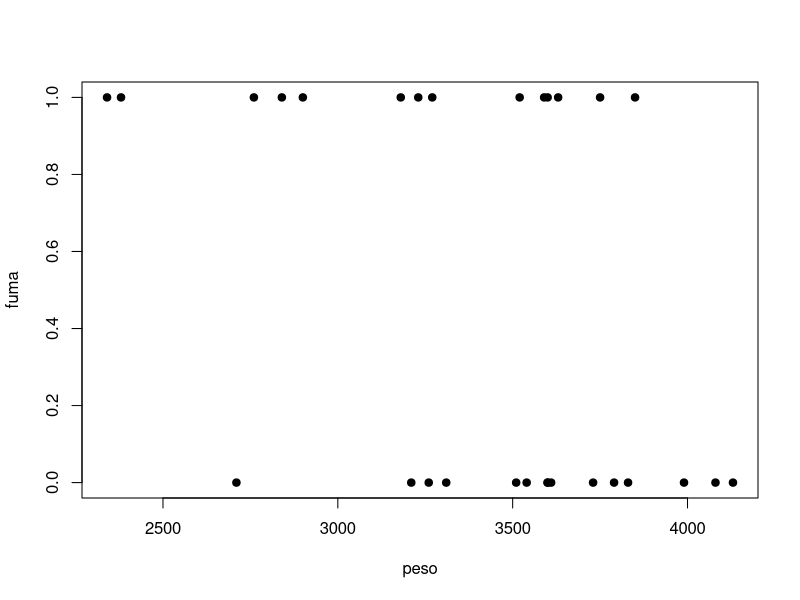
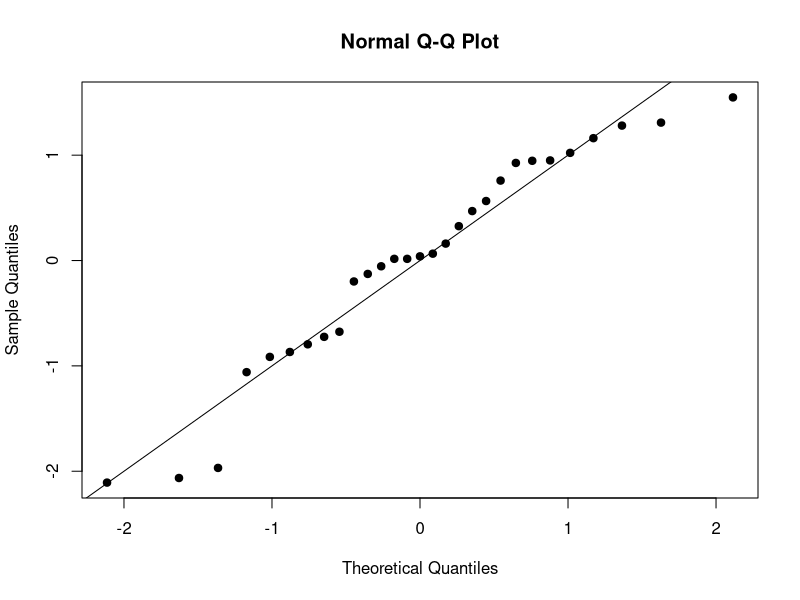
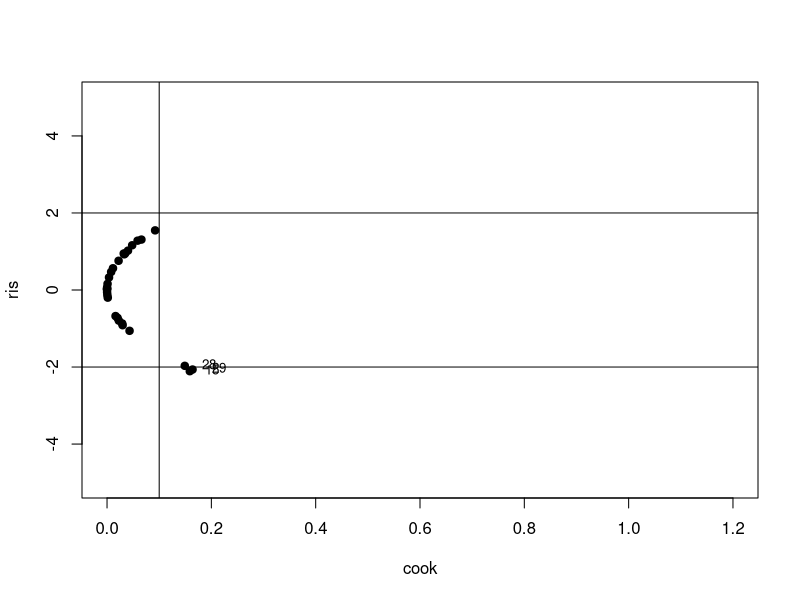
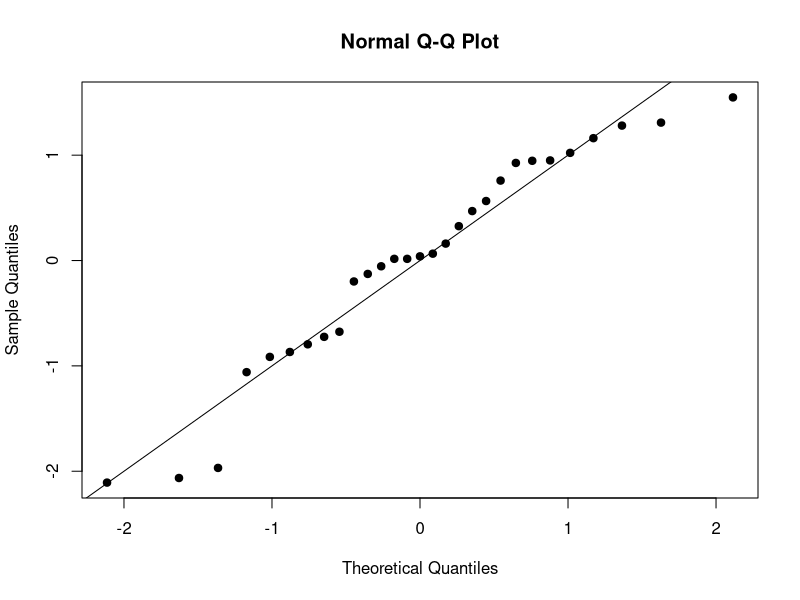
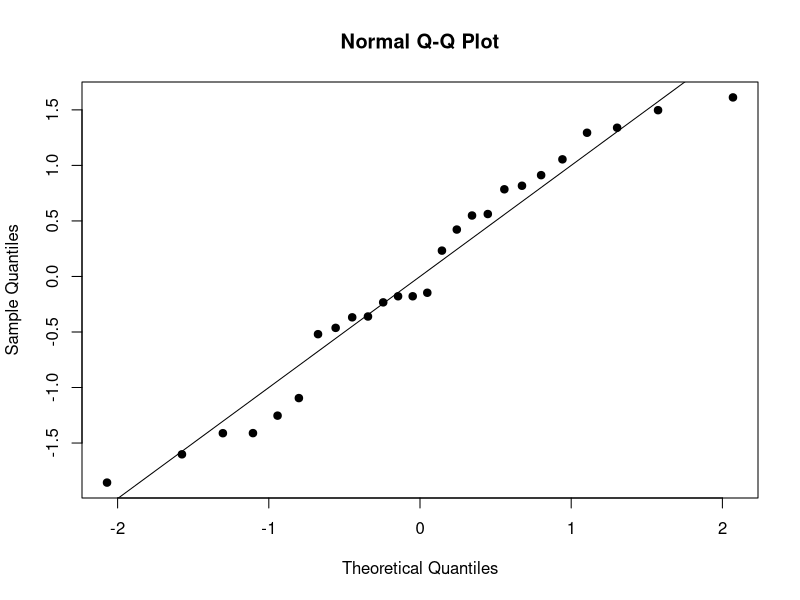
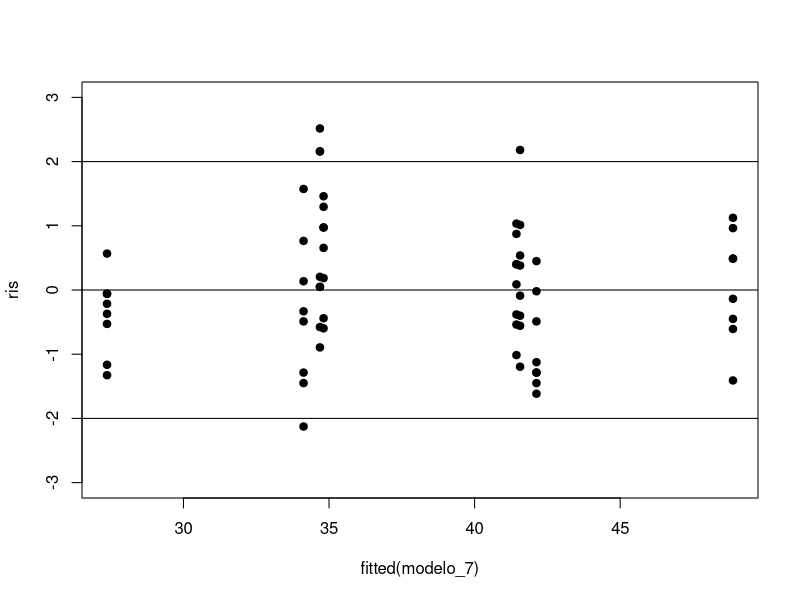
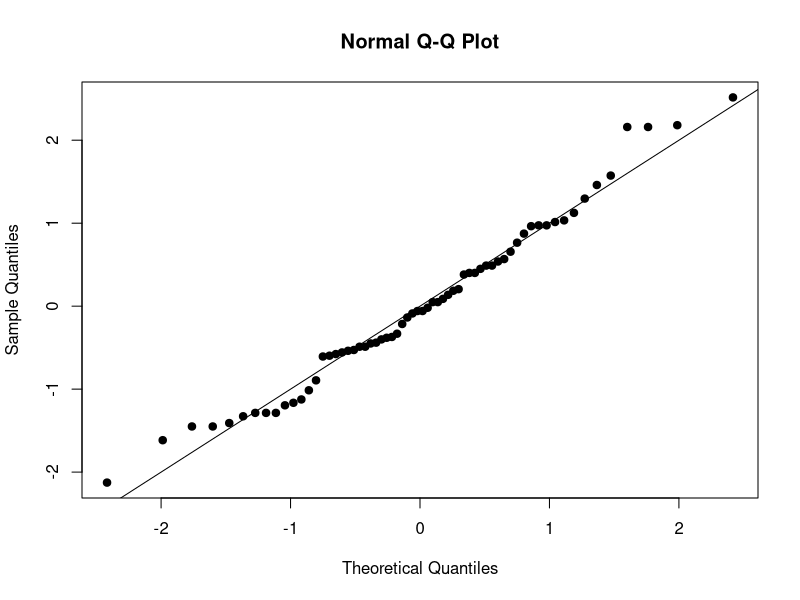
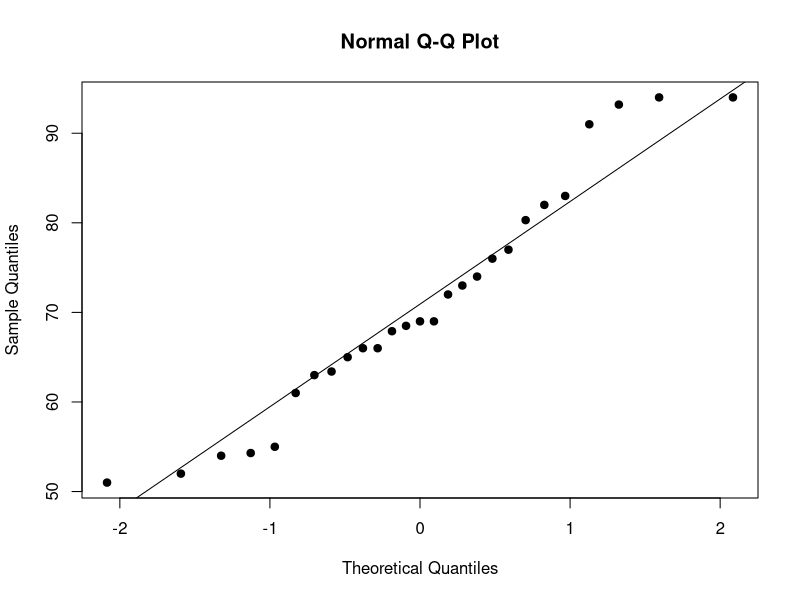

Reproduce these figures in R, in order.
# 1) ----------------------------------------------------------------------

# a)
data_1 = read.csv('tabela_1.csv')[, -1]
modelo_1 = lm(data_1)
summary(modelo_1)
plot(data_1, pch = 19)

# b)
# Equação do modelo: ychap_i = Bchap_o + Bchap_1 * X_i
# Ychap_i = 3593.3 - 390.5 * X_i
# Interpretação:
# 3593.3 valor estimado do peso da criança quando a mãe não fumou
# O valor estimado do peso da criança aumenta caso a mãe não fume. E esse acréssimo
# é de 390.5;

ris = rstandard(modelo_1)
qqnorm(ris, pch = 19)
abline(0, 1)

# Os residuos apresentam distribuição normal
# Existe relação significante entre fumo e o peso da criança

# c)
r2 = summary(modelo_1)$r.squared
r2

# Aproximadamente 17,9% da variação do peso das crianças é explicada pelo modelo.

# d)
cook = cooks.distance(modelo_1)
plot(cook,
     ris,
     pch = 19,
     ylim = c(-5, 5),
     xlim = c(0, 1.2))
abline(v = 0.1, h = c(-2, 2))
id = which(cook > 0.1)
text(cook[id] + c(0.01, 0.014, 0.018),
     ris[id],
     id,
     pos = 4,
     cex = 0.8)

data_1 = data_1[-id,]
modelo_2 = lm(data_1)
summary(modelo_2)
# Houve um aumento de aproximadamente 11% na qualidade do ajuste.

# e)
ris = rstandard(modelo_1)
qqnorm(ris, pch = 19)
abline(0, 1)
shapiro.test(ris)
ris = rstandard(modelo_2)
qqnorm(ris, pch = 19)
abline(0, 1)
shapiro.test(ris)
# Ambos os residuos são normais

# 2) ----------------------------------------------------------------------
# a)
data_2 = read.table('tabela_2.tsv', header =  T)[, -1][, c(4, 1, 2, 3)]

modelo_1 = lm(data_2[, c(1, 2)])
modelo_2 = lm(data_2[, c(1, 3)])
modelo_3 = lm(data_2[, c(1, 4)])
modelo_4 = lm(data_2[, c(1, 2, 4)])
modelo_5 = lm(data_2[, c(1, 3, 4)])
modelo_6 = lm(data_2[, c(1, 2, 3)])
modelo_7 = lm(data_2)

summary(modelo_1)
summary(modelo_2)
summary(modelo_3)
summary(modelo_4)
summary(modelo_5)
summary(modelo_6)
summary(modelo_7)

# b)
anova(modelo_7, modelo_6)
anova(modelo_7, modelo_5)
anova(modelo_7, modelo_4)

# Escolhe-se o completo

# c)
which.max(
  c(
    summary(modelo_1)$adj.r.squared,
    summary(modelo_2)$adj.r.squared,
    summary(modelo_3)$adj.r.squared,
    summary(modelo_4)$adj.r.squared,
    summary(modelo_5)$adj.r.squared,
    summary(modelo_6)$adj.r.squared,
    summary(modelo_7)$adj.r.squared
  )
)
max(
  c(
    summary(modelo_1)$adj.r.squared,
    summary(modelo_2)$adj.r.squared,
    summary(modelo_3)$adj.r.squared,
    summary(modelo_4)$adj.r.squared,
    summary(modelo_5)$adj.r.squared,
    summary(modelo_6)$adj.r.squared,
    summary(modelo_7)$adj.r.squared
  )
)

# Com base apenas no poder de explciaçãoe escolhe-se o modelo completo

# d)
ris = rstudent(modelo_7)
plot(ris ~ fitted(modelo_7), pch = 19, ylim = c(-3,3)); abline(h=c(-2,0,2))
qqnorm(ris, pch=19); abline(0,1)

# As hipoteses foram satisfeitas

# 3) ----------------------------------------------------------------------

data_3 = read.table('tabela_3.tsv', header =  T)[, -1][,c(3,1,2)]
# a)

qqnorm(data_3$altura, pch=19); qqline(data_3$altura)

shapiro.test(data_3$altura)

# b)
data_3$grupo = ifelse(data_3$grupo == 2, 0, 1)
modelo_1 = lm(data_3[,c(1,2)]); summary(modelo_1)

# c)
modelo_2 = lm(data_3); summary(modelo_2)

# d)
anova(modelo_2, modelo_1)
# A variável idade é significante para o ajuste do modelo

# e) 
ris = rstudent(modelo_2)
qqnorm(ris, pch = 19); abline(0,1)
# Parece normal
plot(ris ~ fitted(modelo_2), pch = 19, ylim = c(-3,3)); abline(h = c(-2,0,2))
# A variância parece crescer de forma proporcional

# f)
cook = cooks.distance(modelo_2)
outliers = which(abs(ris) > 2); outliers
influentes = which(abs(cook) > .1); influentes
plot(ris ~ cook, pch = 19, ylim = c(-3,3), xlim = c(0,0.8)); abline(h = c(-2,2), v = 0.1)

data_3 = data_3[-influentes,]
modelo_3 = lm(data_3); summary(modelo_3)
# Houve uma melhoria de aproximadamente 5% no ajuste do modelo

# 4) ----------------------------------------------------------------------
data_4 = read.table('tabela_4.tsv', header =  T)[, -1]

# a)
modelo_1 = lm(data_4[,c(1,2)])
modelo_2 = lm(data_4[,c(1,3)])
modelo_3 = lm(data_4[,c(1,4)])
summary(modelo_1)
summary(modelo_2)
summary(modelo_3)

# b)
# SPC explica melhor HDL
modelo_4 = lm(data_4); summary(modelo_4)

